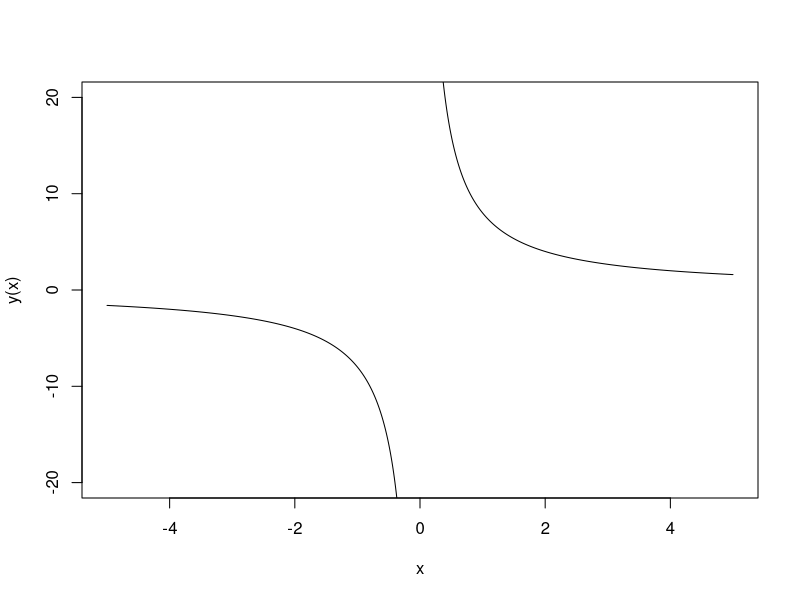
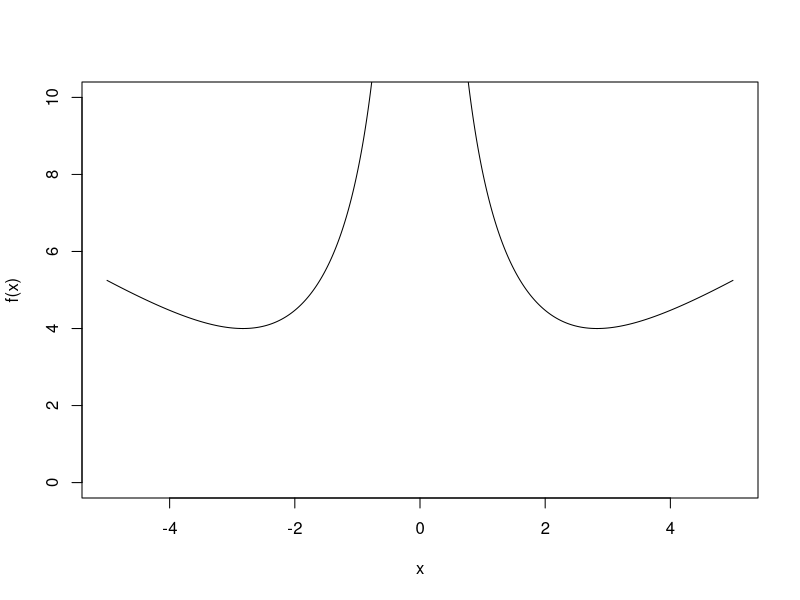

Reproduce these figures in R, in order.
y <- function(x){8/x}
f <- function(x){sqrt(x^2 + 64/(x^2))}

x <- seq(-5,5,0.01)

plot(x,y(x),type="l",ylim=c(-20,20))

plot(x,f(x),type='l',ylim=c(0,10))
